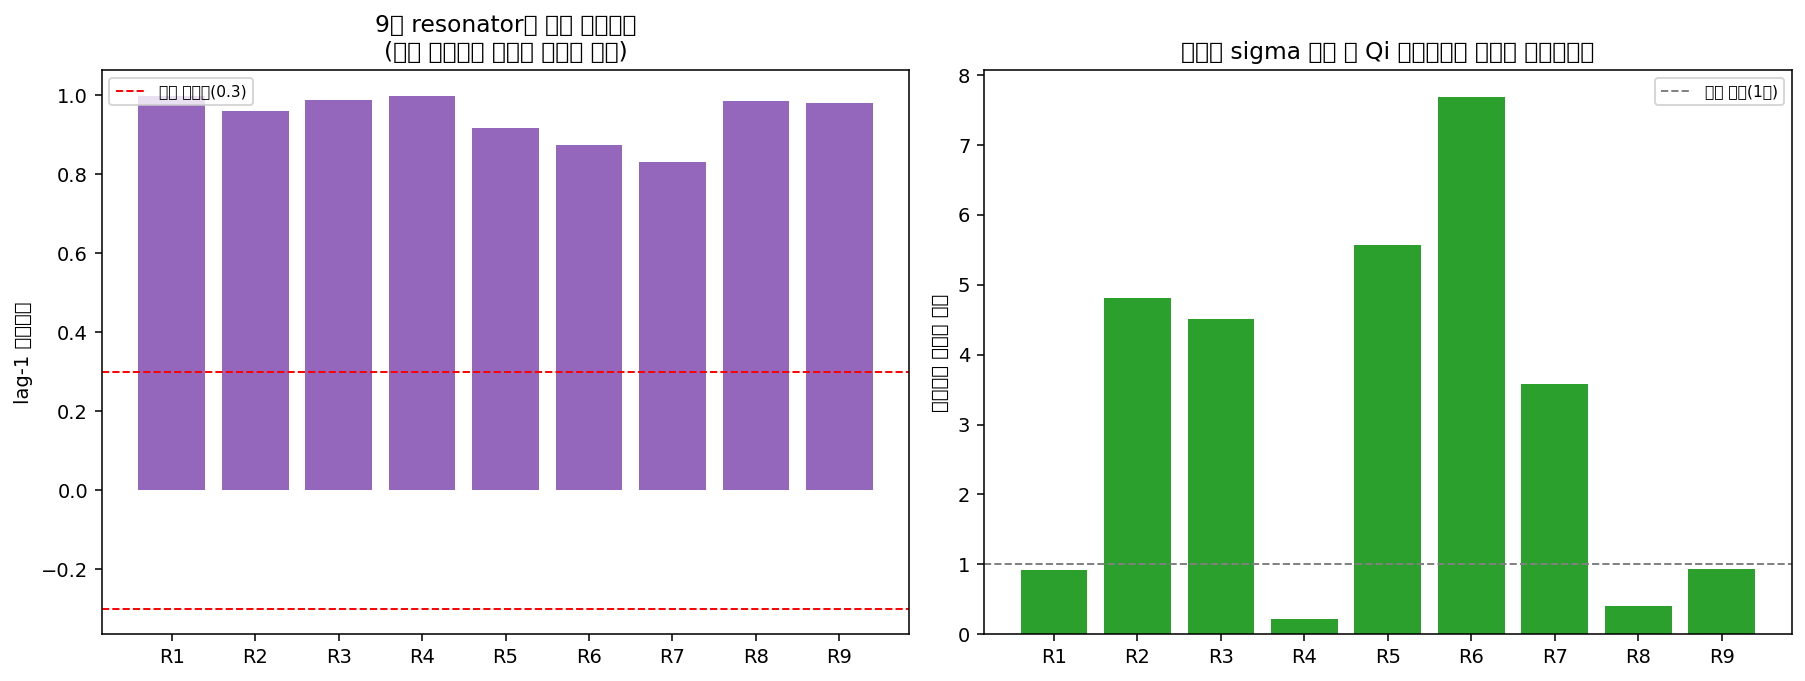

Source code (Python):
"""
fano_all_resonators_noise_diagnosis.py
=================================================================
[목적] fano_noise_diagnosis.py에서 resonator_7 하나로 확인한 절차
(MAP 탐색 -> 잔차 진단 -> MAD 기반 강건한 sigma로 재탐색 -> Qi 신뢰
구간 비교)를, 9개 resonator 전부에 자동으로 반복 적용합니다.

[이 스크립트의 위치 - "0단계" 표준화]
"피팅 전에 baseline만 보고 잡음을 대충 추정하는 것"이 아니라,
"일단 피팅해보고, 그 잔차를 진단해서 잡음을 다시 추정하고, 필요하면
재피팅하는" 이 절차 자체를 모든 데이터 분석의 표준 0단계로 삼으려는
것이 목적입니다. resonator_7에서 우연히 나온 특이 현상인지, 아니면
이 데이터셋 전체(어쩌면 이 VNA/실험 세팅 전체)에 공통적으로 나타나는
현상인지 확인하는 것이 이번 실행의 핵심 질문입니다.
"""

import numpy as np
import matplotlib
matplotlib.use('Agg')
import matplotlib.pyplot as plt
import os
import sys
import json
from scipy.optimize import minimize

sys.path.insert(0, os.getcwd())
import fano_models
import fano_likelihood as likelihood
import fano_fisher_matrix as fm
import fano_bayesian_toolkit as bt


# =========================================================
# STEP 0. 분석자 설정값 (aa_ 접두사)
# =========================================================
aa_upload_dir = '/mnt/user-data/uploads/'
aa_resonator_files = [
    'resonator_1_powersweep_overcoupled.npz', 'resonator_2_powersweep_overcoupled.npz',
    'resonator_3_powersweep_overcoupled.npz', 'resonator_4_powersweep_overcoupled.npz',
    'resonator_5_powersweep_overcoupled.npz', 'resonator_6_powersweep_overcoupled.npz',
    'resonator_7_powersweep_overcoupled.npz', 'resonator_8_powersweep_overcoupled.npz',
    'resonator_9_powersweep_overcoupled.npz',
]
aa_power_slice_index = 0
aa_n_ports = 1.0
aa_step_fraction = 1e-6
aa_phi_candidates = [-2.5, -1.5, -0.5, 0.0, 0.5, 1.5, 2.5]
aa_mc_sample_size = 20000
aa_output_dir = '/home/claude/qubit_analysis_template/outputs/'
os.makedirs(aa_output_dir, exist_ok=True)

print("=" * 60)
print("분석자 설정값(aa_*) 요약:")
for k, v in list(globals().items()):
    if k.startswith("aa_") and not isinstance(v, list):
        print(f"  {k:24s} = {v}")
print("=" * 60)


def load_fano_npz(filepath):
    raw = np.load(filepath, allow_pickle=True)
    amplitude, phase = raw['amplitude'], raw['phase']
    freq_hz, power_dbm = raw['frequency'], raw['power']
    s21 = amplitude * np.exp(1j * phase)
    settings_dict = json.loads(raw['settings'][0])
    cable_delay = settings_dict.get('vna', {}).get('port1_edel', None)
    return {'power_dbm': power_dbm, 'freq_hz': freq_hz, 's21': s21, 'cable_delay': cable_delay}


def lag1_autocorrelation(x):
    xc = x - np.mean(x)
    denom = np.sum(xc**2)
    return np.sum(xc[:-1]*xc[1:]) / denom if denom > 0 else 0.0


def find_map(f_grid, s21, sigma, param_names, log_probability, fr_guess, Ql_guess, mag, phi_candidates):
    best_theta, best_neg_lp = None, np.inf
    for phi0 in phi_candidates:
        theta0 = np.array([fr_guess, Ql_guess, Ql_guess*1.1, phi0, mag.max()-mag.min(), phi0])
        def neg_log_prob(theta):
            val = log_probability(theta, f_grid, s21, sigma)
            return -val if np.isfinite(val) else 1e10
        res = minimize(neg_log_prob, theta0, method='Nelder-Mead',
                        options={'maxiter': 20000, 'xatol': 1e-6, 'fatol': 1e-6})
        if res.fun < best_neg_lp:
            best_neg_lp = res.fun
            best_theta = res.x
    return best_theta


# =========================================================
# STEP 1. 9개 resonator 전부 반복 처리
# =========================================================
param_names = ['fr', 'Ql', 'Qc', 'phi', 'a', 'alpha']
results_summary = []

for filename in aa_resonator_files:
    full_path = os.path.join(aa_upload_dir, filename)
    if not os.path.exists(full_path):
        print(f"[건너뜀] 파일 없음: {filename}")
        continue

    data = load_fano_npz(full_path)
    f_grid = data['freq_hz']
    s21 = data['s21'][aa_power_slice_index, :]
    delay = data['cable_delay']
    mag = np.abs(s21)

    prior_bounds = {
        'fr': (f_grid.min(), f_grid.max()), 'Ql': (1.0, 1e8), 'Qc': (1.0, 1e8),
        'phi': (-np.pi, np.pi), 'a': (1e-8, 1.0), 'alpha': (-np.pi, np.pi),
    }
    log_prior = likelihood.make_uniform_log_prior(prior_bounds)
    fixed_kwargs = {'delay': delay, 'n_ports': aa_n_ports}
    log_probability = likelihood.make_log_probability_generic(
        fano_models.Sij, fixed_kwargs, param_names, log_prior, likelihood_type='gaussian'
    )

    fr_guess = f_grid[np.argmin(mag)]
    half_level = (mag.max()+mag.min())/2
    above_half = np.where(mag > half_level)[0]
    fwhm_guess = f_grid[above_half[-1]]-f_grid[above_half[0]] if len(above_half)>1 else 1e6
    Ql_guess = fr_guess/max(fwhm_guess, 1e3)

    # --- 1차: baseline sigma로 MAP 탐색 ---
    baseline_mask = mag > np.percentile(mag, 80)
    sigma_baseline = np.std(np.real(s21[baseline_mask]))
    popt1 = find_map(f_grid, s21, sigma_baseline, param_names, log_probability,
                       fr_guess, Ql_guess, mag, aa_phi_candidates)

    # --- 잔차 진단 ---
    model1 = fano_models.Sij(f_grid, *popt1, delay, n_ports=aa_n_ports)
    residual_real = np.real(s21 - model1)
    mad = np.median(np.abs(residual_real - np.median(residual_real)))
    sigma_robust = mad * 1.4826
    ac1 = lag1_autocorrelation(residual_real)

    # --- 2차: 강건한 sigma로 MAP 재탐색 ---
    popt2 = find_map(f_grid, s21, sigma_robust, param_names, log_probability,
                       fr_guess, Ql_guess, mag, aa_phi_candidates)

    def qi_credible(popt, sigma):
        F = fm.fisher_information_matrix(fano_models.Sij, popt, param_names, f_grid,
                                            sigma, fixed_kwargs, step_fraction=aa_step_fraction)
        cov = fm.covariance_from_fisher(F)
        mc = np.random.default_rng(0).multivariate_normal(popt, cov, size=aa_mc_sample_size)
        Qi_mc = 1.0/(1.0/mc[:,1] - 1.0/mc[:,2])
        valid = (Qi_mc>0) & (Qi_mc<1e7)
        if np.sum(valid) < 10:
            return np.nan, np.nan, np.nan
        return bt.credible_interval(Qi_mc[valid], level=0.68)

    Qi_lo1, Qi_med1, Qi_hi1 = qi_credible(popt1, sigma_baseline)
    Qi_lo2, Qi_med2, Qi_hi2 = qi_credible(popt2, sigma_robust)

    width1 = Qi_hi1 - Qi_lo1
    width2 = Qi_hi2 - Qi_lo2
    narrowing_factor = width1/width2 if width2 > 0 else np.nan

    results_summary.append({
        'resonator': filename.split('_powersweep')[0],
        'sigma_baseline': sigma_baseline, 'sigma_robust': sigma_robust,
        'lag1_autocorr': ac1,
        'Qi_med1': Qi_med1, 'width1': width1,
        'Qi_med2': Qi_med2, 'width2': width2,
        'narrowing_factor': narrowing_factor,
    })

    print(f"{filename}: sigma(baseline/robust)={sigma_baseline:.5f}/{sigma_robust:.5f}, "
          f"lag1_autocorr={ac1:.3f}, Qi폭 {width1:.0f}->{width2:.0f} "
          f"({narrowing_factor:.2f}배 좁아짐)")


# =========================================================
# STEP 2. 요약표 및 시각화
# =========================================================
print("\n" + "=" * 100)
print(f"{'Resonator':<14} {'lag1 자기상관':>14} {'sigma(base/robust)':>22} "
      f"{'Qi폭(1차->2차)':>18} {'좁아진배수':>10}")
print("=" * 100)
for r in results_summary:
    sigma_str = f"{r['sigma_baseline']:.4f}/{r['sigma_robust']:.4f}"
    width_str = f"{r['width1']:.0f}->{r['width2']:.0f}"
    print(f"{r['resonator']:<14} {r['lag1_autocorr']:>14.3f} {sigma_str:>22} "
          f"{width_str:>18} {r['narrowing_factor']:>10.2f}")

n_strong_autocorr = sum(1 for r in results_summary if abs(r['lag1_autocorr']) > 0.3)
mean_narrowing = np.nanmean([r['narrowing_factor'] for r in results_summary])
print("-" * 100)
print(f"\nlag-1 자기상관이 0.3을 넘는(색깔있는 잡음 의심) resonator: "
      f"{n_strong_autocorr}/{len(results_summary)}")
print(f"평균 신뢰구간 좁아짐 배수: {mean_narrowing:.2f}배")

fig, axes = plt.subplots(1, 2, figsize=(13, 5))
names = [r['resonator'].replace('resonator_', 'R') for r in results_summary]

axes[0].bar(names, [r['lag1_autocorr'] for r in results_summary], color='tab:purple')
axes[0].axhline(0.3, color='red', ls='--', lw=1, label='의심 기준선(0.3)')
axes[0].axhline(-0.3, color='red', ls='--', lw=1)
axes[0].set_ylabel('lag-1 자기상관')
axes[0].set_title('9개 resonator의 잔차 자기상관\n(모두 색깔있는 잡음을 갖는지 확인)')
axes[0].legend(fontsize=8)

axes[1].bar(names, [r['narrowing_factor'] for r in results_summary], color='tab:green')
axes[1].axhline(1.0, color='gray', ls='--', lw=1, label='변화 없음(1배)')
axes[1].set_ylabel('신뢰구간 좁아짐 배수')
axes[1].set_title('강건한 sigma 적용 후 Qi 신뢰구간이 얼마나 좁아졌는지')
axes[1].legend(fontsize=8)

plt.tight_layout()
plt.savefig(os.path.join(aa_output_dir, 'fano_all_resonators_noise_diagnosis.png'), dpi=140, bbox_inches='tight')
print(f"\n비교 그래프 저장 완료: "
      f"{os.path.join(aa_output_dir, 'fano_all_resonators_noise_diagnosis.png')}")
